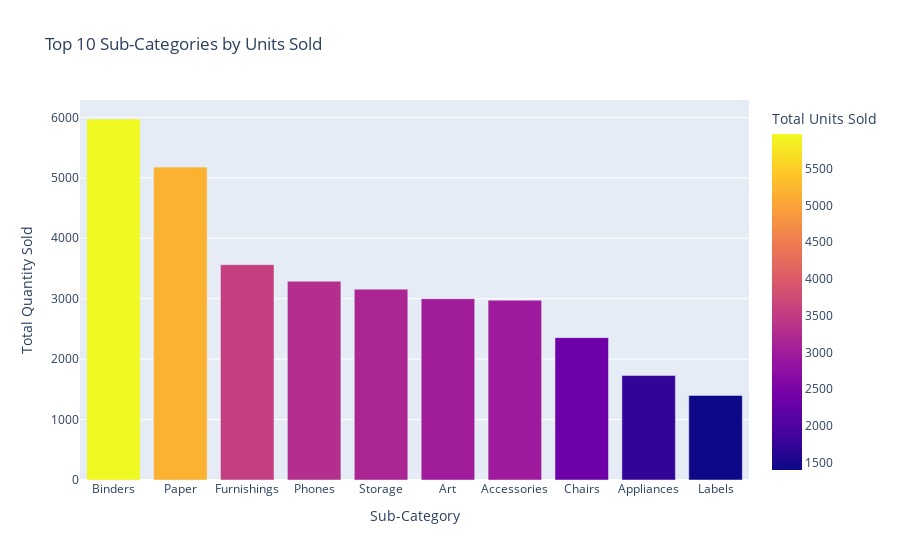

The cell this chart's notebook holds for it:
### Code cell
subcat_quantity = df6.groupby('Sub-Category')['Quantity'].sum().sort_values(ascending=False).reset_index()

fig = px.bar(subcat_quantity.head(10),
             x='Sub-Category',
             y='Quantity',
             title='Top 10 Sub-Categories by Units Sold',
             labels={'Quantity': 'Total Units Sold'},
             color='Quantity')

fig.update_layout(xaxis_title='Sub-Category',
                yaxis_title='Total Quantity Sold',
                showlegend=False)
fig.show()

### Figure 1 — Plotly figure (JSON) as saved in the notebook; plotly's stock layout.template omitted (floating-point values rounded to 4 significant figures)
{"data": [{"alignmentgroup": "True", "hovertemplate": "Sub-Category=%{x}<br>Total Units Sold=%{marker.color}<extra></extra>", "legendgroup": "", "marker": {"color": [5974, 5178, 3563, 3289, 3158, 3000, 2976, 2356, 1729, 1400], "coloraxis": "coloraxis", "pattern": {"shape": ""}}, "name": "", "offsetgroup": "", "orientation": "v", "showlegend": false, "textposition": "auto", "type": "bar", "x": ["Binders", "Paper", "Furnishings", "Phones", "Storage", "Art", "Accessories", "Chairs", "Appliances", "Labels"], "xaxis": "x", "y": [5974, 5178, 3563, 3289, 3158, 3000, 2976, 2356, 1729, 1400], "yaxis": "y"}], "layout": {"barmode": "relative", "coloraxis": {"colorbar": {"title": {"text": "Total Units Sold"}}, "colorscale": [[0, "#0d0887"], [0.1111, "#46039f"], [0.2222, "#7201a8"], [0.3333, "#9c179e"], [0.4444, "#bd3786"], [0.5556, "#d8576b"], [0.6667, "#ed7953"], [0.7778, "#fb9f3a"], [0.8889, "#fdca26"], [1, "#f0f921"]]}, "legend": {"tracegroupgap": 0}, "showlegend": false, "title": {"text": "Top 10 Sub-Categories by Units Sold"}, "xaxis": {"anchor": "y", "domain": [0, 1], "title": {"text": "Sub-Category"}}, "yaxis": {"anchor": "x", "domain": [0, 1], "title": {"text": "Total Quantity Sold"}}}}
